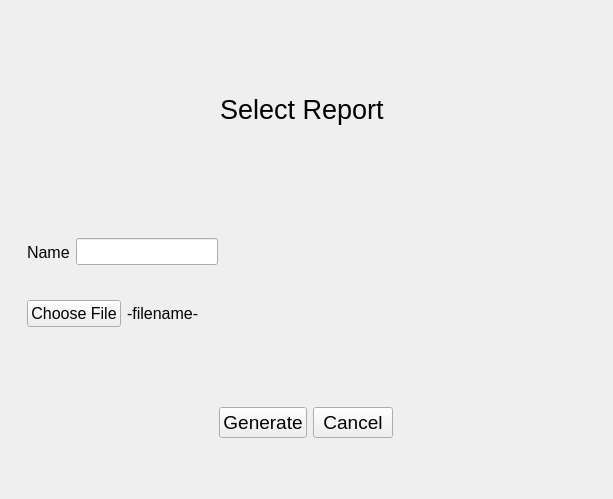
<?xml version="1.0" encoding="UTF-8"?>
<ui version="4.0">
 <class>SelectReport</class>
 <widget class="QMainWindow" name="SelectReport">
  <property name="geometry">
   <rect>
    <x>0</x>
    <y>0</y>
    <width>613</width>
    <height>499</height>
   </rect>
  </property>
  <property name="windowTitle">
   <string>MainWindow</string>
  </property>
  <widget class="QWidget" name="centralwidget">
   <layout class="QVBoxLayout" name="verticalLayout">
    <item alignment="Qt::AlignVCenter">
     <widget class="QWidget" name="widget" native="true">
      <property name="minimumSize">
       <size>
        <width>0</width>
        <height>200</height>
       </size>
      </property>
      <property name="font">
       <font>
        <pointsize>20</pointsize>
       </font>
      </property>
      <layout class="QVBoxLayout" name="verticalLayout_2">
       <item alignment="Qt::AlignHCenter">
        <widget class="QLabel" name="label">
         <property name="text">
          <string>Select Report </string>
         </property>
        </widget>
       </item>
      </layout>
     </widget>
    </item>
    <item>
     <widget class="QWidget" name="widget_2" native="true">
      <property name="sizePolicy">
       <sizepolicy hsizetype="Preferred" vsizetype="Expanding">
        <horstretch>0</horstretch>
        <verstretch>0</verstretch>
       </sizepolicy>
      </property>
      <property name="font">
       <font>
        <pointsize>12</pointsize>
       </font>
      </property>
      <layout class="QVBoxLayout" name="verticalLayout_3">
       <item alignment="Qt::AlignLeft">
        <widget class="QWidget" name="widget_4" native="true">
         <layout class="QHBoxLayout" name="horizontalLayout">
          <item>
           <widget class="QLabel" name="name_lbl">
            <property name="text">
             <string>Name</string>
            </property>
           </widget>
          </item>
          <item>
           <widget class="QLineEdit" name="report_name_text"/>
          </item>
         </layout>
        </widget>
       </item>
       <item alignment="Qt::AlignLeft">
        <widget class="QWidget" name="widget_5" native="true">
         <layout class="QHBoxLayout" name="horizontalLayout_2">
          <item>
           <widget class="QPushButton" name="choose_file_button">
            <property name="text">
             <string>Choose File</string>
            </property>
           </widget>
          </item>
          <item>
           <widget class="QLabel" name="file_name_lbl">
            <property name="text">
             <string>-filename-</string>
            </property>
           </widget>
          </item>
         </layout>
        </widget>
       </item>
      </layout>
     </widget>
    </item>
    <item alignment="Qt::AlignHCenter">
     <widget class="QWidget" name="widget_3" native="true">
      <property name="sizePolicy">
       <sizepolicy hsizetype="Preferred" vsizetype="Expanding">
        <horstretch>0</horstretch>
        <verstretch>0</verstretch>
       </sizepolicy>
      </property>
      <property name="font">
       <font>
        <pointsize>14</pointsize>
       </font>
      </property>
      <layout class="QHBoxLayout" name="horizontalLayout_3">
       <item>
        <widget class="QPushButton" name="generate_btn">
         <property name="text">
          <string>Generate</string>
         </property>
        </widget>
       </item>
       <item>
        <widget class="QPushButton" name="cancel_btn">
         <property name="text">
          <string>Cancel</string>
         </property>
        </widget>
       </item>
      </layout>
     </widget>
    </item>
   </layout>
  </widget>
 </widget>
 <resources/>
 <connections/>
</ui>
